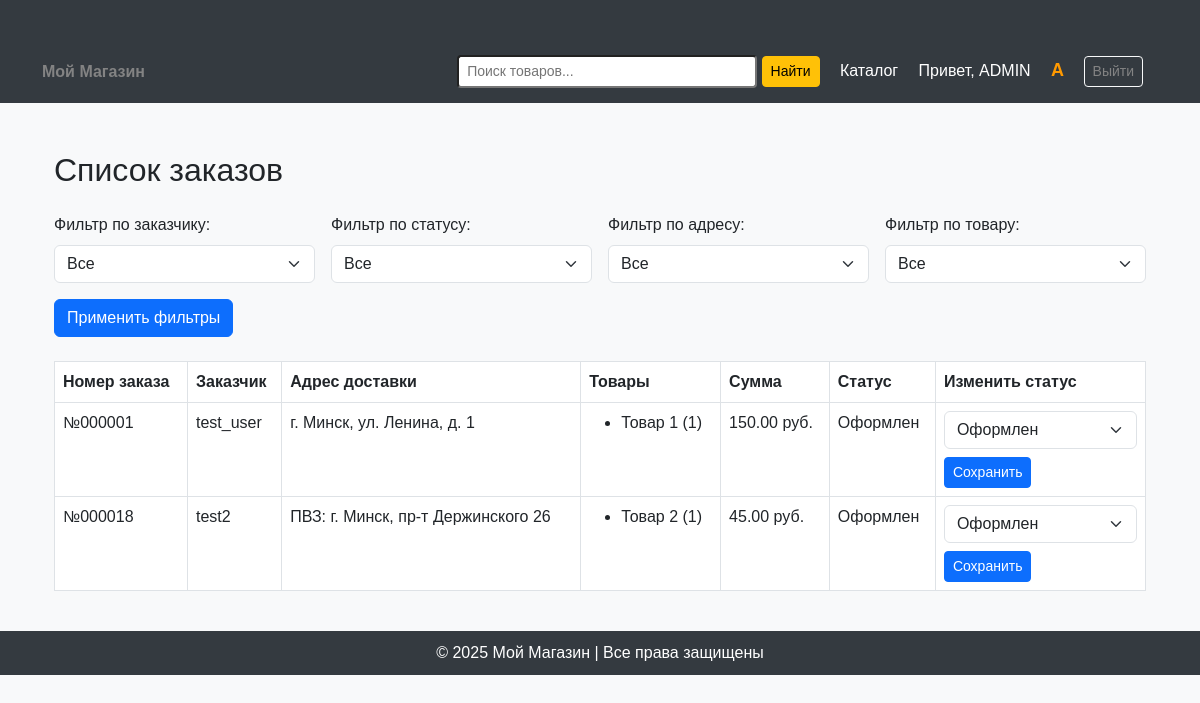
/accounts/view_orders/ (signed in), run on an earlier commit of the app's database.
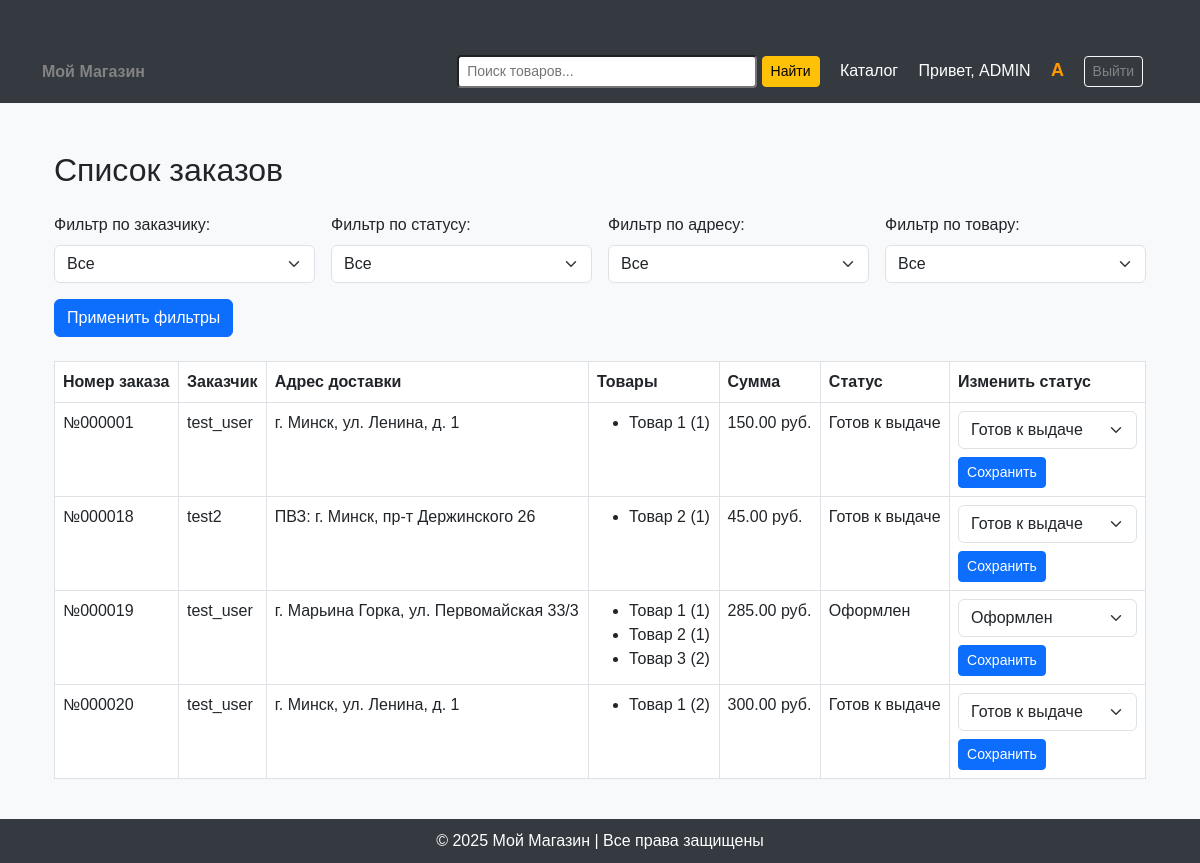
And on a later commit of the database.
### accounts/models.py (models this page shows, shortened)
class Order(models.Model):
    STATUS_CHOICES = [
        ('placed', 'Оформлен'),
        ('on assembly', 'На сборке'),
        ('on the way', 'В пути'),
        ('ready for pickup', 'Готов к выдаче'),
        ('handed over to the courier', 'Передан курьеру'),
    ]
    order_number = models.CharField(max_length=20, unique=True, blank=True, null=True)  # Новый номер заказа
    user = models.ForeignKey(User, on_delete=models.CASCADE)
    delivery_address = models.TextField()
    products = models.ManyToManyField(Product, through='OrderProduct')
    total_price = models.DecimalField(max_digits=10, decimal_places=2)
    order_date = models.DateTimeField(default=timezone.now)
    card_number = models.CharField(max_length=19)
    card_expiry_date = models.CharField(max_length=5)
    cardholder_name = models.CharField(max_length=100)
    cvv = models.CharField(max_length=3, verbose_name="CVV")
    status = models.CharField(max_length=50, choices=STATUS_CHOICES, default='placed')

class OrderProduct(models.Model):
    order = models.ForeignKey(Order, on_delete=models.CASCADE)
    product = models.ForeignKey(Product, on_delete=models.CASCADE)
    quantity = models.PositiveIntegerField()  # Количество товара

class Product(models.Model):
    name = models.CharField(max_length=255, verbose_name="Название")
    price = models.DecimalField(max_digits=10, decimal_places=2, verbose_name="Цена")
    parameter_1 = models.CharField(max_length=255, blank=True, verbose_name="Параметр 1")
    parameter_2 = models.CharField(max_length=255, blank=True, verbose_name="Параметр 2")
    parameter_3 = models.CharField(max_length=255, blank=True, verbose_name="Параметр 3")
    parameter_4 = models.CharField(max_length=255, blank=True, verbose_name="Параметр 4")
    parameter_5 = models.CharField(max_length=255, blank=True, verbose_name="Параметр 5")
    category = models.ForeignKey(Category, on_delete=models.CASCADE, verbose_name="Категория")
    sku = models.CharField(max_length=50, unique=True, verbose_name="Артикул", blank=True)
    image = models.ImageField(upload_to="product_images/", blank=True, null=True, verbose_name="Изображение")
    description = models.TextField(blank=True, null=True, verbose_name="Описание")  # Новое поле для описания
    stock_quantity = models.PositiveIntegerField(default=0, verbose_name="Количество в наличии")  # Новое поле для количества товара

### accounts/views.py (the view, shortened to what this page needs)
# urls.py: path('view_orders/', views.view_orders, name='view_orders'),
@staff_member_required
def view_orders(request):
    orders = Order.objects.prefetch_related('orderproduct_set__product').select_related('user')
    selected_user = request.GET.get('user', 'all')
    selected_status = request.GET.get('status', 'all')
    selected_address = request.GET.get('address', 'all')
    selected_product = request.GET.get('product', 'all')
    if selected_user != 'all':
        orders = orders.filter(user__username=selected_user)
    if selected_status != 'all':
        orders = orders.filter(status=selected_status)
    if selected_address != 'all':
        orders = orders.filter(delivery_address=selected_address)
    if selected_product != 'all':
        orders = orders.filter(orderproduct__product__name=selected_product)
    users = orders.values_list('user__username', flat=True).distinct()
    statuses = Order.STATUS_CHOICES
    addresses = orders.values_list('delivery_address', flat=True).distinct()
    products = Product.objects.filter(orderproduct__order__in=orders).distinct()
    return render(request, 'view_orders.html', {
        'orders': orders,
        'users': users,
        'statuses': statuses,
        'addresses': addresses,
        'products': products,
        'selected_user': selected_user,
        'selected_status': selected_status,
        'selected_address': selected_address,
        'selected_product': selected_product,
    })

### accounts/context_processors.py (called while the page is built)
def notification_counter(request):
    if request.user.is_authenticated:
        count = Notification.objects.filter(user=request.user, is_read=False).count()
        return {'unread_notifications_count': count}
    return {}

### templates/view_orders.html (shortened to what this page needs)
{% extends 'base.html' %}
{% block content %}
<div class="container mt-5">
    <h2 class="mb-4">Список заказов</h2>
    <form method="get" class="row g-3 mb-4">
        <div class="col-md-3">
            <label class="form-label">Фильтр по заказчику:</label>
            <select name="user" class="form-select">
                <option value="all">Все</option>
            </select>
        </div>
        <div class="col-md-3">
            <label class="form-label">Фильтр по статусу:</label>
            <select name="status" class="form-select">
                <option value="all">Все</option>
            </select>
        </div>
        <div class="col-md-3">
            <label class="form-label">Фильтр по адресу:</label>
            <select name="address" class="form-select">
                <option value="all">Все</option>
            </select>
        </div>
        <div class="col-md-3">
            <label class="form-label">Фильтр по товару:</label>
            <select name="product" class="form-select">
                <option value="all">Все</option>
            </select>
        </div>
        <div class="col-12 mt-3">
            <button type="submit" class="btn btn-primary">Применить фильтры</button>
        </div>
    </form>
    <table class="table table-bordered">
        <thead>
            <tr>
                <th>Номер заказа</th>
                <th>Заказчик</th>
                <th>Адрес доставки</th>
                <th>Товары</th>
                <th>Сумма</th>
                <th>Статус</th>
                <th>Изменить статус</th>
            </tr>
        </thead>
        <tbody>
            {% for order in orders %}
            <tr>
                <td>{{ order.order_number }}</td>
                <td>{{ order.user.username }}</td>
                <td>{{ order.delivery_address }}</td>
                <td>
                    <ul class="mb-0">
                        {% for op in order.orderproduct_set.all %}
                            <li>{{ op.product.name }} ({{ op.quantity }})</li>
                        {% endfor %}
                    </ul>
                </td>
                <td>{{ order.total_price }} руб.</td>
                <td>{{ order.get_status_display }}</td>
                <td>
                    <form method="post">
                        <select name="status" class="form-select mb-2">
                            {% for value, label in order.STATUS_CHOICES %}
                                <option value="{{ value }}" {% if value == order.status %}selected{% endif %}>{{ label }}</option>
                            {% endfor %}
                        </select>
                        <button type="submit" class="btn btn-sm btn-primary">Сохранить</button>
                    </form>
                </td>
            </tr>
            {% empty %}
            <tr>
                <td colspan="7" class="text-center">Заказы не найдены.</td>
            </tr>
            {% endfor %}
        </tbody>
    </table>
</div>
{% endblock %}

What changed in the data, as far as the page shows it:
changed Order (number 1 of 4 on the later page): status "Оформлен" → "Готов к выдаче"
changed Order "ПВЗ: г. Минск, пр-т Держинского 26": status "Оформлен" → "Готов к выдаче"
added Order: order_number "№000019", user.username "test_user", delivery_address "г. Марьина Горка, ул. Первомайская 33/3", total_price "285.00", status "Оформлен"
added OrderProduct: product.name "Товар 1", quantity "1", shown under "№000019"
added OrderProduct: product.name "Товар 2", quantity "1", shown under "№000019"
added OrderProduct: product.name "Товар 3", quantity "2", shown under "№000019"
added Order: order_number "№000020", user.username "test_user", delivery_address "г. Минск, ул. Ленина, д. 1", total_price "300.00", status "Готов к выдаче"
added OrderProduct: product.name "Товар 1", quantity "2", shown under "№000020"
